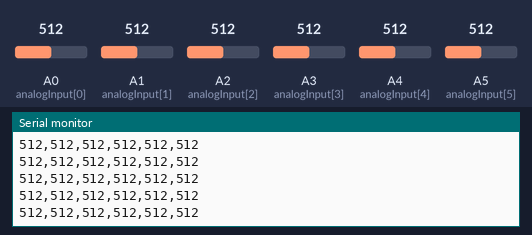
Recording of a sketch running on a simulated Arduino Uno, built with avr-gcc and run on an emulated ATmega328P. On the bench: the last lines printed to the serial monitor. The inputs (shaded band) are chosen by the test bench; at power-on: A0 (analogInput[0]) = 512, A2 (analogInput[2]) = 512, A1 (analogInput[1]) = 512, A3 (analogInput[3]) = 512, A4 (analogInput[4]) = 512, A5 (analogInput[5]) = 512.

Above: at 1.2 s.
1.3 s: A0 (analogInput[0]) set to 110
At 2.0 s:
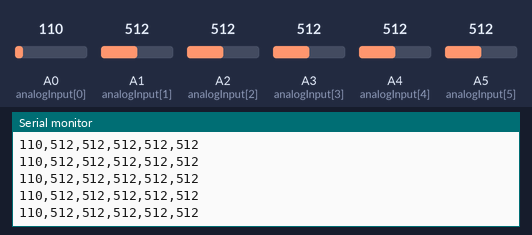
4.3 s: A0 (analogInput[0]) set to 94
At 5.1 s:
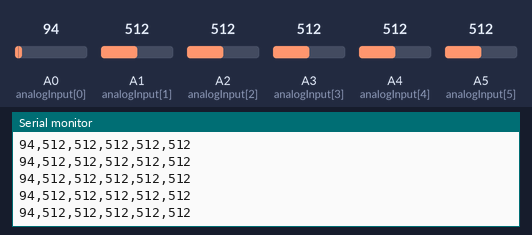
13.3 s: A2 (analogInput[2]) set to 105
At 14.2 s:
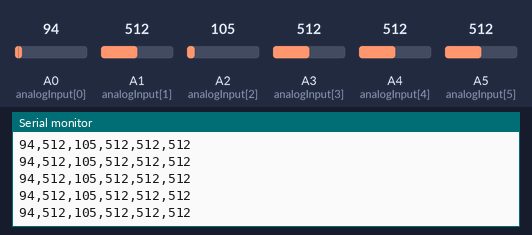
14.8 s: A2 (analogInput[2]) set to 90
At 15.7 s:
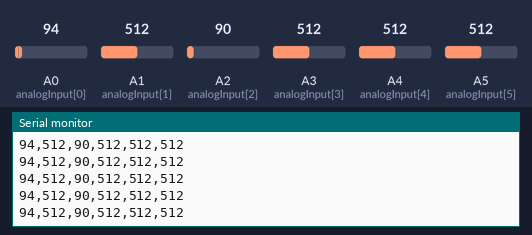
Timing chart, 0 to 17.3 s (numbered marks = the images above; inputs shaded):
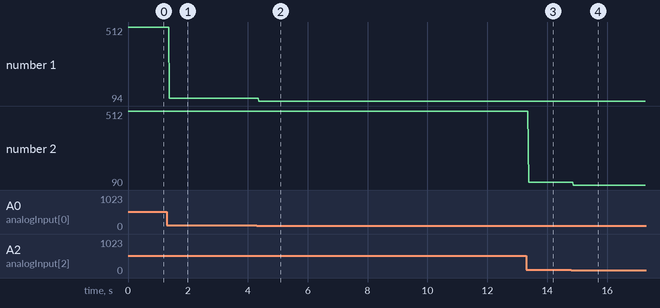

Measured:
- after the input at 1.3 s, the serial monitor: prints a new line after 0.08 s (image 1)
- after the input at 4.3 s, the serial monitor: prints a new line after 0.07 s (image 2)
- after the input at 13.3 s, the serial monitor: prints a new line after 0.08 s (image 3)
- after the input at 14.8 s, the serial monitor: prints a new line after 0.08 s (image 4)
- plotted number 1: 512 → 110 after the input at 1.3 s, 110 → 94 after the input at 4.3 s
- plotted number 2: 512 → 105 after the input at 13.3 s, 105 → 90 after the input at 14.8 s

The sketch:

main.ino
```cpp
/***************************************************************************/
/****该代码采集了Arudino的六个AD引脚，是可以读取6个肌肉电模块的程序***************/
/****如不修改代码而仅使用单块传感器，请注意传感器SIG引脚接入哪个Arduino的ADz脚****/
/**************************************************************************/
int analogInput[6] = {A0, A1, A2, A3, A4, A5};
int value[6] = {0, 0, 0, 0, 0, 0};

void setup()
{
  for(int i=0;i<6;i++)
  {
  	pinMode(analogInput[i], INPUT);
  }
  Serial.begin(9600);
}

void loop()
{
  for(int i=0;i<6;i++)
  {
    value[i] = analogRead(analogInput[i]);
  }
  Serial.print(value[0]);Serial.print(",");
  Serial.print(value[1]);Serial.print(",");
  Serial.print(value[2]);Serial.print(",");
  Serial.print(value[3]);Serial.print(",");
  Serial.print(value[4]);Serial.print(",");
  Serial.println(value[5]);
  delay(10);
}
```
